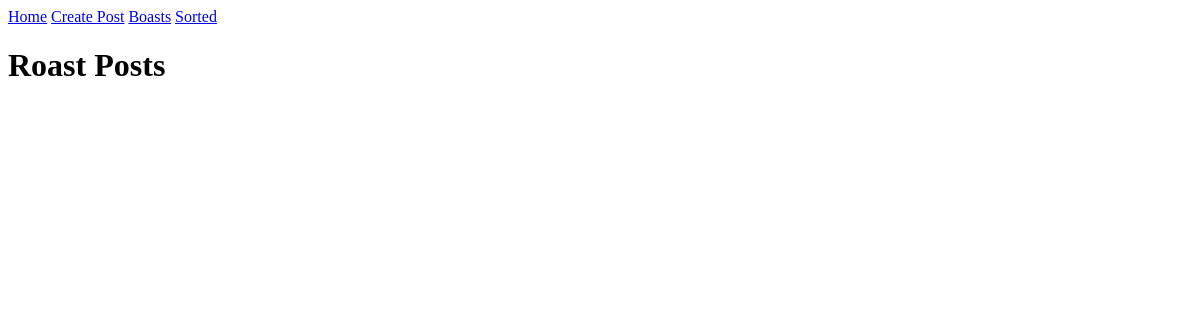
The app's page /roast-posts, older data.
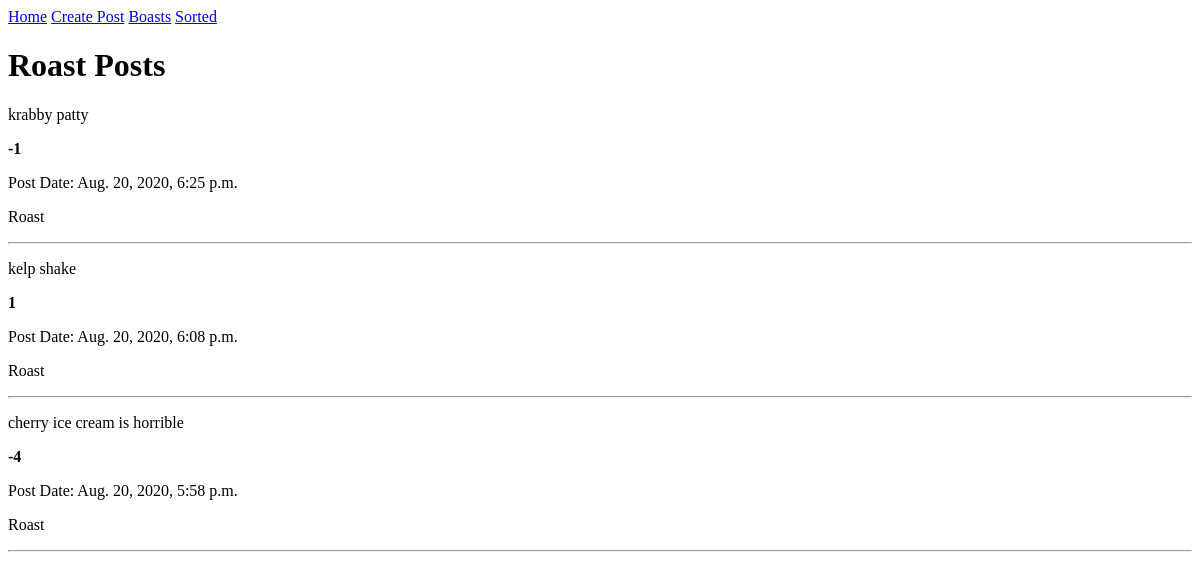
The same page, newer data.
### ghost_post_app/models.py (models this page shows)
class Post(models.Model):
    BOAST = "B"
    ROAST = "R"
    choices = [(BOAST, "Boast"), (ROAST, "Roast")]
    date = models.DateTimeField(auto_now=True)
    post = models.CharField(max_length=180)
    up_vote = models.IntegerField(default=0)
    down_vote = models.IntegerField(default=0)
    is_boast = models.BooleanField()
    def __str__(self):
        return self.post
    def vote_total(self):
        return self.up_vote + self.down_vote

### ghost_post_app/views.py (the view)
# urls.py: path("roast-posts", views.roast_view, name="roasts"),
def roast_view(request):
    posts = Post.objects.filter(
        is_boast=False).order_by("-date")
    return render(request, "roast_posts.html", {"roasts": posts})

### templates/roast_posts.html
<nav>
  <a href="{% url 'home' %}">Home</a>
  <a href="{% url 'add_post' %}">Create Post</a>
  <a href="{% url 'boasts' %}">Boasts</a>
  <a href="{% url 'sorted' %}">Sorted</a>
</nav>
<h1>Roast Posts</h1>
{% for roast in roasts %}
<p>{{roast}}</p>
<p><strong>{{roast.vote_total}}</strong></p>
<p>Post Date: {{roast.date}}</pp>
  {% if not roast.is_boast %}
  <p>Roast</p>
{% endif %}
<hr />
{% endfor %}

Row changes from the older to the newer data that the page shows:
now on this page (row edited): Post: post "krabby patty", vote_total "-1", date "Aug. 20, 2020, 6:25 p.m.", is_boast "Roast"
now on this page (row edited): Post: post "kelp shake", vote_total "1", date "Aug. 20, 2020, 6:08 p.m.", is_boast "Roast"
now on this page (row edited): Post: post "cherry ice cream is horrible", vote_total "-4", date "Aug. 20, 2020, 5:58 p.m.", is_boast "Roast"
